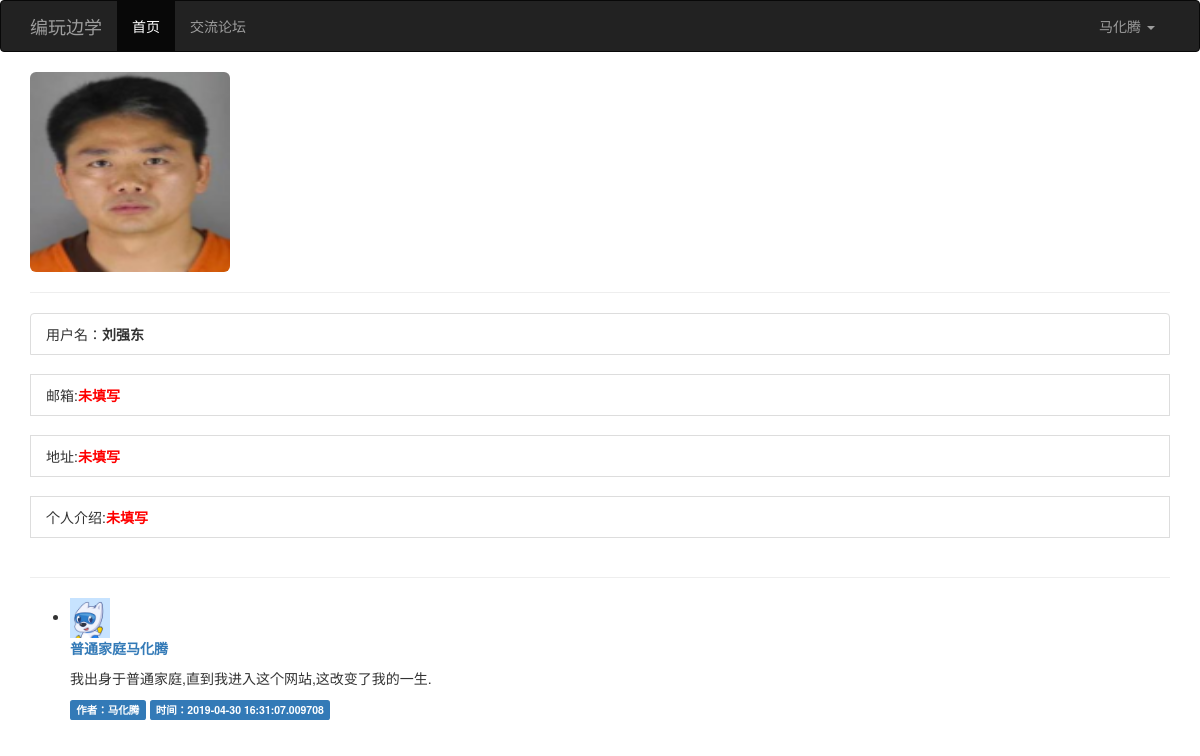
The page /user_detail/3 (signed in) on the database its author committed.
### main.py (models this page shows)
class User(db.Model):
    __tablename__ = 'users'
    id = db.Column(db.Integer, primary_key=True)
    username = db.Column(db.String(16), nullable=False, unique=True)
    password = db.Column(db.String(100), nullable=False)
    email = db.Column(db.String(64), nullable=True)
    address = db.Column(db.String(50), nullable=True)
    info = db.Column(db.String(100), nullable=True)
    stage = db.Column(db.Integer, default='0')
    real_avatar = db.Column(db.String(100))

class Post(db.Model):
    __tablename__ = 'posts'
    id = db.Column(db.Integer, primary_key=True, autoincrement=True)
    title = db.Column(db.String(100), nullable=False)
    content = db.Column(db.Text, nullable=False)
    create_time = db.Column(db.DateTime, default=datetime.now)
    author_id = db.Column(db.Integer, db.ForeignKey('users.id'))
    author = db.relationship('User', backref=db.backref('posts'))

### main.py (the view)
@app.route('/user_detail/<user_id>')
def user_detail(user_id):
    user = User.query.filter(User.id == user_id).first()
    posts = Post.query.filter(User.id == user_id).all()
    count = len(posts)
    return render_template(
        'user_detail.html',
        user=user,
        posts=posts,
        count=count)

### main.py (called while the page is built)
@app.context_processor
def my_context_processor():
    user_id = session.get('user_id')
    if user_id:
        user = User.query.filter(User.id == user_id).first()
        if user:
            return {'um': user}
    return {}

### templates/user_detail.html (shortened to what this page needs)
{% extends "base.html" %}
{% block content %}
    <div class="container">
        {% if um.real_avatar %}
            <img style="width:200px;height:200px;" class="img-rounded profile-thumbnail" src="{{ user.real_avatar }}">
        {% else %}
            <img class="img-rounded profile-thumbnail" src="{{ url_for('static',filename='code200.png') }}">
        {% endif %}
        <hr>
        <ul class="list-group">
            {% if user.username %}
                <li class="list-group-item">用户名：<b>{{ user.username }}</b></li>
                <br>
                {% if user.email %}
                    <li class="list-group-item">邮箱：<b>{{ user.email }}</b></li>
                {% else %}
                    <li class="list-group-item">邮箱:<b style="color:red;">未填写</b></li>
                {% endif %}
                <br>
                {% if user.address %}
                    <li class="list-group-item"> 地址：
                        <b>
                            <a href="http://map.baidu.com/?newmap=1&ie=utf-8&s=s%26wd%3D{{ user.address }}"
                               target="_blank">{{ user.address }}</a>
                        </b></li>
                {% else %}
                    <li class="list-group-item">地址:<b style="color:red;">未填写</b></li>
                {% endif %}
                <br>
                {% if user.info %}
                    <li class="list-group-item">个人介绍：<b>{{ user.info }}</b></li>
                {% else %}
                    <li class="list-group-item">个人介绍:<b style="color:red;">未填写</b></li>
                {% endif %}
            {% endif %}
            <p><br>
            </p>
        </ul>
        <hr>
        <ul class="posts">
            {% for post in posts %}
                {% if um.id == post.id %}
                    <li class="post">
                        <div class="post-thumbnail">
                            <img style="width:40px;height:40px;" src="{{ url_for('static',filename='code200.png') }}"
                                 alt=""
                                 class="avatar">
                        </div>
                        <div class="post-content">
                            <div class="post-body">
                                <p style="color:blue">
                                    <b>
                                        <a href="{{ url_for('detail',post_id=post.id) }}">{{ post.title }}</a>
                                    </b>
                                </p>
                                <p><span>{{ post.content }}</span></p>
                            </div>
                        </div>
                        <div class="post-footer">
                            <span class="label label-primary">作者：{{ post.author.username }}</span>
                            <span class="label label-primary">时间：{{ post.create_time }}</span>
                        </div>
                    </li>
                {% endif %}
            {% endfor %}
        </ul>
    </div>
{% endblock %}

### templates/base.html (shortened to what this page needs)
{% extends "bootstrap/base.html" %}
{% block navbar %}
    <nav class="navbar navbar-inverse">
        <div class="container">
            <div class="navbar-header">
                <a class="navbar-brand" href="#">编玩边学</a>
            </div>
            <div class="collapse navbar-collapse" id="bs-example-navbar-collapse-1">
                <ul class="nav navbar-nav">
                    <li class="active"><a href="{{ url_for('index') }}">首页<span class="sr-only">(current)</span></a>
                    </li>
                    {% if um %}
                        <li><a href="{{ url_for("forum_index") }}">交流论坛</a></li>
                    {% else %}
                        <li><a href="{{ url_for("login") }}">交流论坛</a></li>
                    {% endif %}
                </ul>
                <ul class="nav navbar-nav navbar-right">
                    {% if um %}
                        <li class="dropdown">
                            <a href="#" class="dropdown-toggle" data-toggle="dropdown" role="button"
                               aria-haspopup="true" aria-expanded="false">{{ um.username }} <span class="caret"></span></a>
                        </li>
                    {% else %}
                        <li><a href="{{ url_for('login') }}">登录</a></li>
                        <li><a href="{{ url_for('register') }}">注册</a></li>
                    {% endif %}
                </ul>
            </div>
        </div>
    </nav>
{% endblock %}

### rows shown on the page
User: username "马化腾"
User: real_avatar (picture), username "刘强东"
Post: title "普通家庭马化腾", content "我出身于普通家庭,直到我进入这个网站,这改变了我的一生.", author.username "马化腾", create_time "2019-04-30 16:31:07.009708"
